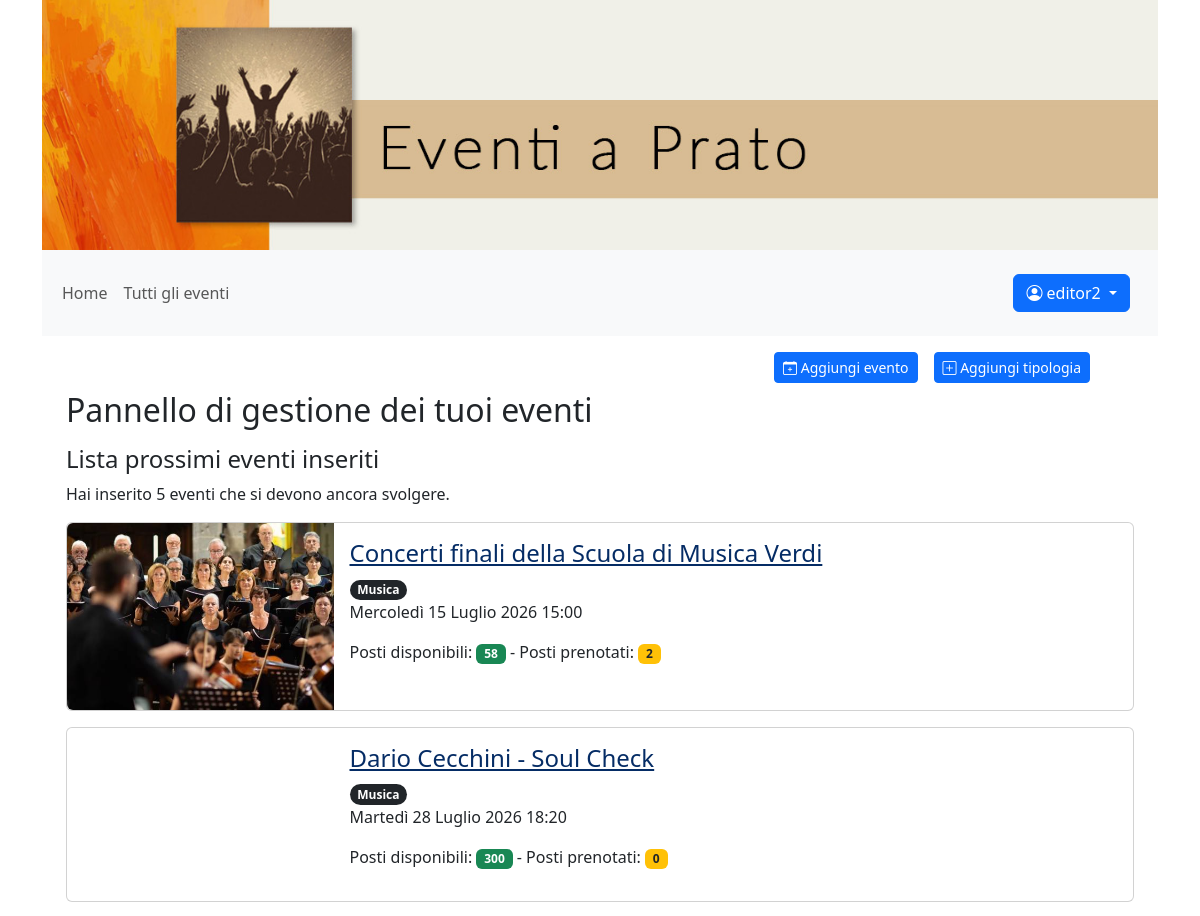
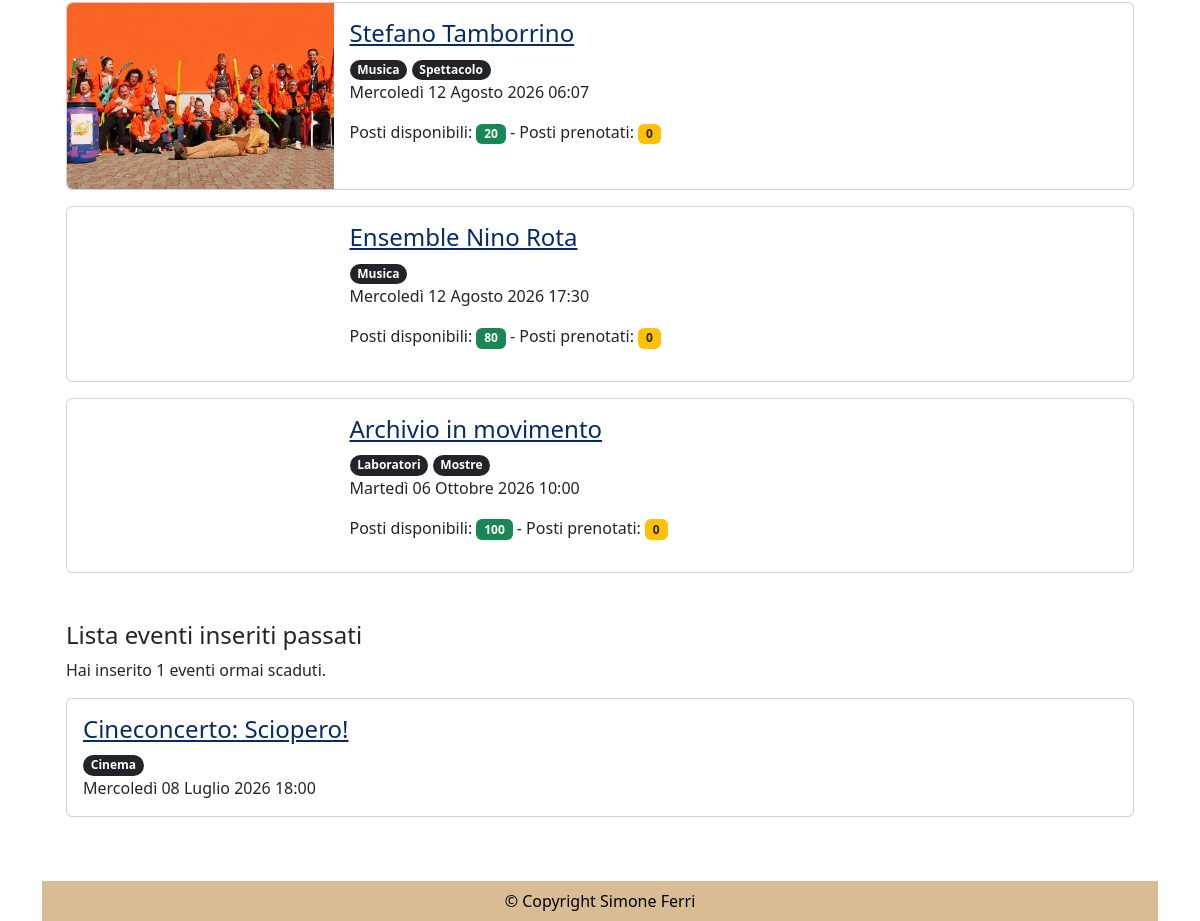
Page /eventi_inseriti/ (signed in) on the committed database (2 pictures, top to bottom).
### eventi_accounts/models.py (models this page shows)
class CustomUser(AbstractUser):
    eta = models.PositiveIntegerField(null=True, blank=True, verbose_name="Età")
    telefono = models.PositiveIntegerField(null=True, blank=True)

### eventi_gestione/models.py (models this page shows, shortened)
class Eventi(models.Model):
    nome_evento = models.CharField(max_length=100)
    descrizione_evento = models.TextField()
    tipo_evento = models.ManyToManyField(Tipologia, related_name='eventi')
    luogo_evento = models.CharField(max_length=100)
    data_ora_evento = models.DateTimeField()
    immagine_evento = models.ImageField(upload_to='eventi/', blank=True)
    posti_prenotabili = models.PositiveIntegerField(null=True, blank=True)
    prezzo = models.PositiveIntegerField(null=True, blank=True, default=0)
    pubblicato = models.BooleanField(default=False)
    annullato = models.BooleanField(default=False)
    creatore = models.ForeignKey(CustomUser, on_delete=models.CASCADE, related_name='eventi_creati', limit_choices_to={'groups__name': 'redattori'})

class Tipologia(models.Model):
    nome_tipo = models.CharField(max_length=100)
    creatore = models.ForeignKey(CustomUser, on_delete=models.CASCADE, related_name='tipologie_create')
    class Meta:
        ordering = ['nome_tipo']

### eventi_pagine/views.py (the view)
# urls.py: path("eventi_inseriti/", EditorEventListView.as_view(), name="eventi_inseriti"),
class EditorEventListView(LoginRequiredMixin, UserPassesTestMixin, ListView):
    model = Eventi
    template_name = 'gestione_eventi_elenco.html'
    context_object_name = 'gestione_eventi_elenco'
    def get_queryset(self):
        return Eventi.objects.filter(creatore=self.request.user, data_ora_evento__gte = timezone.now()).order_by('data_ora_evento')
    def get_context_data(self, **kwargs):
        context = super().get_context_data(**kwargs)
        context['eventi_inseriti_passati'] = Eventi.objects.filter(creatore=self.request.user,data_ora_evento__lt = timezone.now()).order_by('data_ora_evento')
        return context
    def test_func(self):
        return self.request.user.groups.filter(name='redattori').exists()

### eventi_pagine/templatetags/auth_extras.py (called while the page is built)
@register.filter(name='has_group')
def has_group(user, group_name):
    return user.groups.filter(name=group_name).exists()

### templates/gestione_eventi_elenco.html (shortened to what this page needs)
{% extends "base.html" %}
{% load auth_extras %}
{% block content %}
        {% if user.is_authenticated and user|has_group:"redattori" %}
        <nav class="navbar navbar-expand navbar-light bg-white mt-2">
            <div class="container-fluid">
                <div class="d-flex align-items-center">
                    <ul class="navbar-nav me-auto mb-2 mb-lg-0">
                        <li class="nav-item me-2">
                            <a href="/gestione_eventi/" class="btn btn-primary btn-sm bd-white" role="button"><i class="bi bi-calendar-plus"></i> Aggiungi evento</a>
                        </li>
                        <li class="nav-item">
                            <a href="/gestione_tipologia/" class="btn btn-primary btn-sm ms-lg-2" role="button"><i class="bi bi-plus-square"></i> Aggiungi tipologia</a>
                        </li>
		            <ul>
                </div>
            </div>
        </nav>
    {% endif %}
    <h2 class="{% if user.is_authenticated and not user|has_group:"redattori" %} mt-5 {% endif %}">Pannello di gestione dei tuoi eventi</h2>
    <h3 class="h4 mt-3">Lista prossimi eventi inseriti</h3>
    {% if gestione_eventi_elenco %}
        <p>Hai inserito {{ gestione_eventi_elenco.count }} eventi che si devono ancora svolgere.</p>
            {% for evento_inserito in gestione_eventi_elenco %}
                <div class="card mb-3" >
                    <div class="row g-0">
                        <div class="col-md-3">
                            {% if evento_inserito.immagine_evento %}
                                <img src="{{ evento_inserito.immagine_evento.url }}" class="img-fluid rounded-start" alt="">
                            {% endif %}
                        </div>
                        <div class="col-md-9">
                                <div class="card-body">
                                    <h3 class="card-title h4"><a class="text-primary-emphasis" href="{% url 'evento' evento_inserito.id %}">{{ evento_inserito.nome_evento }}</a></h3>
                                    <p class="card-text">
                                        {% for tipologia in evento_inserito.tipo_evento.all %}
                                            <span class="badge rounded-pill text-bg-dark">{{ tipologia.nome_tipo }}</span>
                                        {% endfor %}
                                        <br>
                                        {{ evento_inserito.data_ora_evento }}<br>
                                        <p>Posti disponibili: <span class="badge bg-success">{{ evento_inserito.posti_prenotabili}}</span> - Posti prenotati: <span class="badge bg-warning text-dark">{{ evento_inserito.prenotazione_set.count }}</span> </p>
                                    </p>
                                </div>
                        </div>
                    </div>
                </div>
            {% endfor %}
    {% else %}
        <p class="alert alert-warning" role="alert">Nessun evento inserito</p>
    {% endif %}
    <h3 class="mt-5 h4">Lista eventi inseriti passati</h3>
    {% if eventi_inseriti_passati %}
        <p>Hai inserito {{ eventi_inseriti_passati.count }} eventi ormai scaduti.</p>
            {% for evento_inserito in eventi_inseriti_passati %}
                <div class="card mb-3" >
                    <div class="row g-0">
                        <div class="col-12">
                                <div class="card-body">
                                    <h3 class="card-title h4" ><a  class="text-primary-emphasis" href="{% url 'evento' evento_inserito.id %}">{{ evento_inserito.nome_evento }}</a></h3>
                                    <p class="card-text">
                                        {% for tipologia in evento_inserito.tipo_evento.all %}
                                            <span class="badge rounded-pill text-bg-dark">{{ tipologia.nome_tipo }}</span>
                                        {% endfor %}
                                        <br>
                                        {{ evento_inserito.data_ora_evento }}<br>
                                    </p>
                                </div>
                        </div>
                    </div>
                </div>
            {% endfor %}
    {% else %}
        <p class="alert alert-warning" role="alert">Nessun evento scaduto tra quelli inseriti</p>
    {% endif %}
{% endblock content %}

### templates/base.html (shortened to what this page needs)
{% load auth_extras %}
{% load static %}
<!DOCTYPE html>
<html lang="it">
    <head>
        <link href="https://cdn.jsdelivr.net/npm/bootstrap@5.3.8/dist/css/bootstrap.min.css" rel="stylesheet">
        <link rel="stylesheet" href="https://cdn.jsdelivr.net/npm/bootstrap-icons@1.13.1/font/bootstrap-icons.min.css">
        <link  rel="stylesheet"  href="{% static 'css/style.css' %}" type="text/css"  />
    </head>
    <body class="container d-flex flex-column min-vh-100">
        <header>
            <div class="header_img"></div>
            <nav class="navbar navbar-expand-lg bg-body-tertiary">
              <div class="container-fluid">
                <div class="collapse navbar-collapse" id="navbarText">
                  <ul class="navbar-nav me-auto mb-2 mb-lg-0 f5">
                    <li class="nav-item">
                        <a {% if request.resolver_match.url_name == 'home' %}class="nav-link active" aria-current="page"{% else %}class="nav-link"{% endif %} href="/">Home</a>
                    </li>
                    <li class="nav-item">
                      <a  {% if request.resolver_match.url_name == 'eventi' %}class="nav-link active" aria-current="page"{% else %}class="nav-link"{% endif %} href="/eventi">Tutti gli eventi</a>
                    </li>
                  </ul>
                  <span class="navbar-text">
                    {% if user.is_authenticated %}
                        <div class="navbar-text me-3">
                            <div class="btn-group">
                                <button type="button" class="btn btn-primary dropdown-toggle" data-bs-toggle="dropdown" aria-expanded="false">
                                <i class="bi bi-person-circle"></i> {{ user.username }} <span class="visually-hidden">Menu utente</span>
                                </button>
                            </div>
                        </div>
                    {% else %}
                        <a href="/login/" class="btn btn-primary text-bg-primary" role="button">Sign in</a>
                        <a href="/signup/" class="btn btn-secondary text-bg-secondary" role="button">Sign up</a>
                    {% endif %}
                  </span>
                </div>
              </div>
            </nav>
        </header>
        <main class="container flex-grow-1">
        <div class="container">
          {% block content %}
          {% endblock content %}
        </div>
        </main>
        <footer class="text-black text-center p-2 mt-5 ">
            © Copyright Simone Ferri
        </footer>
    </body>
</html>

### static/css/style.css (style rules this page uses)
.header_img { background-image: url('../img/testata-eventi.jpg'); background-size: cover; height: 250px; }
footer { background-color: #d8bc94; }

### rows in the picture
CustomUser: username "editor2"
Eventi: immagine_evento (picture), nome_evento "Concerti finali della Scuola di Musica Verdi", data_ora_evento "Mercoledì 15 Luglio 2026 15:00", posti_prenotabili "58", prenotazione_set.count "2"
Tipologia: nome_tipo "Musica"
Eventi: nome_evento "Dario Cecchini - Soul Check", data_ora_evento "Martedì 28 Luglio 2026 18:20", posti_prenotabili "300", prenotazione_set.count "0"
Eventi: immagine_evento (picture), nome_evento "Stefano Tamborrino", data_ora_evento "Mercoledì 12 Agosto 2026 06:07", posti_prenotabili "20", prenotazione_set.count "0"
Tipologia: nome_tipo "Spettacolo"
Eventi: nome_evento "Ensemble Nino Rota", data_ora_evento "Mercoledì 12 Agosto 2026 17:30", posti_prenotabili "80", prenotazione_set.count "0"
Eventi: nome_evento "Archivio in movimento", data_ora_evento "Martedì 06 Ottobre 2026 10:00", posti_prenotabili "100", prenotazione_set.count "0"
Tipologia: nome_tipo "Laboratori"
Tipologia: nome_tipo "Mostre"
Eventi: nome_evento "Cineconcerto: Sciopero!", data_ora_evento "Mercoledì 08 Luglio 2026 18:00"
Tipologia: nome_tipo "Cinema"

### other values in the picture
{{ gestione_eventi_elenco.count }} "5"
{{ eventi_inseriti_passati.count }} "1"
